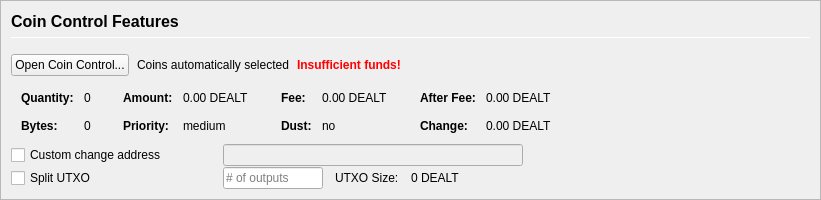
         <widget class="QFrame" name="frameCoinControl">
          <property name="sizePolicy">
           <sizepolicy hsizetype="Expanding" vsizetype="Expanding">
            <horstretch>0</horstretch>
            <verstretch>0</verstretch>
           </sizepolicy>
          </property>
          <property name="maximumSize">
           <size>
            <width>16777215</width>
            <height>16777215</height>
           </size>
          </property>
          <property name="frameShape">
           <enum>QFrame::StyledPanel</enum>
          </property>
          <property name="frameShadow">
           <enum>QFrame::Sunken</enum>
          </property>
          <layout class="QVBoxLayout" name="verticalLayoutCoinControl2">
           <property name="spacing">
            <number>0</number>
           </property>
           <property name="leftMargin">
            <number>0</number>
           </property>
           <property name="topMargin">
            <number>0</number>
           </property>
           <property name="rightMargin">
            <number>0</number>
           </property>
           <property name="bottomMargin">
            <number>0</number>
           </property>
           <item>
            <widget class="QFrame" name="frameCoinControl_BG">
             <layout class="QVBoxLayout" name="verticalLayoutCoinControl" stretch="0,0,0,0,0,0">
              <property name="spacing">
               <number>1</number>
              </property>
              <property name="leftMargin">
               <number>10</number>
              </property>
              <property name="topMargin">
               <number>10</number>
              </property>
              <item>
               <layout class="QHBoxLayout" name="horizontalLayoutCoinControl1">
                <property name="bottomMargin">
                 <number>15</number>
                </property>
                <item>
                 <layout class="QVBoxLayout" name="verticalLayout_3">
                  <property name="spacing">
                   <number>6</number>
                  </property>
                  <item>
                   <widget class="QLabel" name="labelCoinControlFeatures">
                    <property name="sizePolicy">
                     <sizepolicy hsizetype="Preferred" vsizetype="Maximum">
                      <horstretch>0</horstretch>
                      <verstretch>0</verstretch>
                     </sizepolicy>
                    </property>
                    <property name="minimumSize">
                     <size>
                      <width>0</width>
                      <height>20</height>
                     </size>
                    </property>
                    <property name="font">
                     <font>
                      <pointsize>12</pointsize>
                      <weight>75</weight>
                      <bold>true</bold>
                     </font>
                    </property>
                    <property name="styleSheet">
                     <string notr="true">font-weight:bold;</string>
                    </property>
                    <property name="text">
                     <string>Coin Control Features</string>
                    </property>
                   </widget>
                  </item>
                  <item>
                   <widget class="Line" name="line">
                    <property name="minimumSize">
                     <size>
                      <width>0</width>
                      <height>1</height>
                     </size>
                    </property>
                    <property name="maximumSize">
                     <size>
                      <width>16777215</width>
                      <height>1</height>
                     </size>
                    </property>
                    <property name="orientation">
                     <enum>Qt::Horizontal</enum>
                    </property>
                   </widget>
                  </item>
                 </layout>
                </item>
               </layout>
              </item>
              <item>
               <layout class="QHBoxLayout" name="horizontalLayoutCoinControl2" stretch="0,0,0,0">
                <property name="spacing">
                 <number>8</number>
                </property>
                <property name="bottomMargin">
                 <number>10</number>
                </property>
                <item>
                 <widget class="QPushButton" name="pushButtonCoinControl">
                  <property name="styleSheet">
                   <string notr="true"/>
                  </property>
                  <property name="text">
                   <string>Open Coin Control...</string>
                  </property>
                  <property name="autoDefault">
                   <bool>false</bool>
                  </property>
                 </widget>
                </item>
                <item>
                 <widget class="QLabel" name="labelCoinControlAutomaticallySelected">
                  <property name="text">
                   <string>Coins automatically selected</string>
                  </property>
                  <property name="margin">
                   <number>5</number>
                  </property>
                 </widget>
                </item>
                <item>
                 <widget class="QLabel" name="labelCoinControlInsuffFunds">
                  <property name="font">
                   <font>
                    <weight>75</weight>
                    <bold>true</bold>
                   </font>
                  </property>
                  <property name="styleSheet">
                   <string notr="true">color:red;font-weight:bold;</string>
                  </property>
                  <property name="text">
                   <string>Insufficient funds!</string>
                  </property>
                  <property name="margin">
                   <number>5</number>
                  </property>
                 </widget>
                </item>
                <item>
                 <spacer name="horizontalSpacerCoinControl">
                  <property name="orientation">
                   <enum>Qt::Horizontal</enum>
                  </property>
                  <property name="sizeHint" stdset="0">
                   <size>
                    <width>40</width>
                    <height>1</height>
                   </size>
                  </property>
                 </spacer>
                </item>
               </layout>
              </item>
              <item>
               <widget class="QWidget" name="widgetCoinControl" native="true">
                <property name="sizePolicy">
                 <sizepolicy hsizetype="Preferred" vsizetype="Preferred">
                  <horstretch>0</horstretch>
                  <verstretch>0</verstretch>
                 </sizepolicy>
                </property>
                <property name="minimumSize">
                 <size>
                  <width>0</width>
                  <height>0</height>
                 </size>
                </property>
                <property name="styleSheet">
                 <string notr="true"/>
                </property>
                <layout class="QHBoxLayout" name="horizontalLayoutCoinControl5">
                 <property name="leftMargin">
                  <number>0</number>
                 </property>
                 <property name="topMargin">
                  <number>0</number>
                 </property>
                 <property name="rightMargin">
                  <number>0</number>
                 </property>
                 <property name="bottomMargin">
                  <number>0</number>
                 </property>
                 <item>
                  <layout class="QHBoxLayout" name="horizontalLayoutCoinControl3" stretch="0,0,0,1">
                   <property name="spacing">
                    <number>20</number>
                   </property>
                   <property name="topMargin">
                    <number>0</number>
                   </property>
                   <property name="bottomMargin">
                    <number>10</number>
                   </property>
                   <item>
                    <layout class="QFormLayout" name="formLayoutCoinControl1">
                     <property name="horizontalSpacing">
                      <number>10</number>
                     </property>
                     <property name="verticalSpacing">
                      <number>14</number>
                     </property>
                     <property name="leftMargin">
                      <number>10</number>
                     </property>
                     <property name="topMargin">
                      <number>4</number>
                     </property>
                     <property name="rightMargin">
                      <number>6</number>
                     </property>
                     <item row="0" column="0">
                      <widget class="QLabel" name="labelCoinControlQuantityText">
                       <property name="font">
                        <font>
                         <weight>75</weight>
                         <bold>true</bold>
                        </font>
                       </property>
                       <property name="text">
                        <string>Quantity:</string>
                       </property>
                       <property name="margin">
                        <number>0</number>
                       </property>
                      </widget>
                     </item>
                     <item row="0" column="1">
                      <widget class="QLabel" name="labelCoinControlQuantity">
                       <property name="cursor">
                        <cursorShape>IBeamCursor</cursorShape>
                       </property>
                       <property name="contextMenuPolicy">
                        <enum>Qt::ActionsContextMenu</enum>
                       </property>
                       <property name="text">
                        <string notr="true">0</string>
                       </property>
                       <property name="margin">
                        <number>0</number>
                       </property>
                       <property name="textInteractionFlags">
                        <set>Qt::LinksAccessibleByMouse|Qt::TextSelectableByKeyboard|Qt::TextSelectableByMouse</set>
                       </property>
                      </widget>
                     </item>
                     <item row="1" column="0">
                      <widget class="QLabel" name="labelCoinControlBytesText">
                       <property name="font">
                        <font>
                         <weight>75</weight>
                         <bold>true</bold>
                        </font>
                       </property>
                       <property name="text">
                        <string>Bytes:</string>
                       </property>
                      </widget>
                     </item>
                     <item row="1" column="1">
                      <widget class="QLabel" name="labelCoinControlBytes">
                       <property name="cursor">
                        <cursorShape>IBeamCursor</cursorShape>
                       </property>
                       <property name="contextMenuPolicy">
                        <enum>Qt::ActionsContextMenu</enum>
                       </property>
                       <property name="text">
                        <string notr="true">0</string>
                       </property>
                       <property name="textInteractionFlags">
                        <set>Qt::LinksAccessibleByMouse|Qt::TextSelectableByKeyboard|Qt::TextSelectableByMouse</set>
                       </property>
                      </widget>
                     </item>
                    </layout>
                   </item>
                   <item>
                    <layout class="QFormLayout" name="formLayoutCoinControl2">
                     <property name="horizontalSpacing">
                      <number>10</number>
                     </property>
                     <property name="verticalSpacing">
                      <number>14</number>
                     </property>
                     <property name="leftMargin">
                      <number>6</number>
                     </property>
                     <property name="topMargin">
                      <number>4</number>
                     </property>
                     <property name="rightMargin">
                      <number>6</number>
                     </property>
                     <item row="0" column="0">
                      <widget class="QLabel" name="labelCoinControlAmountText">
                       <property name="font">
                        <font>
                         <weight>75</weight>
                         <bold>true</bold>
                        </font>
                       </property>
                       <property name="text">
                        <string>Amount:</string>
                       </property>
                       <property name="margin">
                        <number>0</number>
                       </property>
                      </widget>
                     </item>
                     <item row="0" column="1">
                      <widget class="QLabel" name="labelCoinControlAmount">
                       <property name="cursor">
                        <cursorShape>IBeamCursor</cursorShape>
                       </property>
                       <property name="contextMenuPolicy">
                        <enum>Qt::ActionsContextMenu</enum>
                       </property>
                       <property name="text">
                        <string notr="true">0.00 DEALT</string>
                       </property>
                       <property name="textInteractionFlags">
                        <set>Qt::LinksAccessibleByMouse|Qt::TextSelectableByKeyboard|Qt::TextSelectableByMouse</set>
                       </property>
                      </widget>
                     </item>
                     <item row="1" column="0">
                      <widget class="QLabel" name="labelCoinControlPriorityText">
                       <property name="font">
                        <font>
                         <weight>75</weight>
                         <bold>true</bold>
                        </font>
                       </property>
                       <property name="text">
                        <string>Priority:</string>
                       </property>
                      </widget>
                     </item>
                     <item row="1" column="1">
                      <widget class="QLabel" name="labelCoinControlPriority">
                       <property name="cursor">
                        <cursorShape>IBeamCursor</cursorShape>
                       </property>
                       <property name="contextMenuPolicy">
                        <enum>Qt::ActionsContextMenu</enum>
                       </property>
                       <property name="text">
                        <string>medium</string>
                       </property>
                       <property name="textInteractionFlags">
                        <set>Qt::LinksAccessibleByMouse|Qt::TextSelectableByKeyboard|Qt::TextSelectableByMouse</set>
                       </property>
                      </widget>
                     </item>
                    </layout>
                   </item>
                   <item>
                    <layout class="QFormLayout" name="formLayoutCoinControl3">
                     <property name="horizontalSpacing">
                      <number>10</number>
                     </property>
                     <property name="verticalSpacing">
                      <number>14</number>
                     </property>
                     <property name="leftMargin">
                      <number>6</number>
                     </property>
                     <property name="topMargin">
                      <number>4</number>
                     </property>
                     <property name="rightMargin">
                      <number>6</number>
                     </property>
                     <item row="0" column="0">
                      <widget class="QLabel" name="labelCoinControlFeeText">
                       <property name="font">
                        <font>
                         <weight>75</weight>
                         <bold>true</bold>
                        </font>
                       </property>
                       <property name="text">
                        <string>Fee:</string>
                       </property>
                       <property name="margin">
                        <number>0</number>
                       </property>
                      </widget>
                     </item>
                     <item row="0" column="1">
                      <widget class="QLabel" name="labelCoinControlFee">
                       <property name="cursor">
                        <cursorShape>IBeamCursor</cursorShape>
                       </property>
                       <property name="contextMenuPolicy">
                        <enum>Qt::ActionsContextMenu</enum>
                       </property>
                       <property name="text">
                        <string notr="true">0.00 DEALT</string>
                       </property>
                       <property name="textInteractionFlags">
                        <set>Qt::LinksAccessibleByMouse|Qt::TextSelectableByKeyboard|Qt::TextSelectableByMouse</set>
                       </property>
                      </widget>
                     </item>
                     <item row="1" column="0">
                      <widget class="QLabel" name="labelCoinControlLowOutputText">
                       <property name="font">
                        <font>
                         <weight>75</weight>
                         <bold>true</bold>
                        </font>
                       </property>
                       <property name="text">
                        <string>Dust:</string>
                       </property>
                      </widget>
                     </item>
                     <item row="1" column="1">
                      <widget class="QLabel" name="labelCoinControlLowOutput">
                       <property name="cursor">
                        <cursorShape>IBeamCursor</cursorShape>
                       </property>
                       <property name="contextMenuPolicy">
                        <enum>Qt::ActionsContextMenu</enum>
                       </property>
                       <property name="text">
                        <string>no</string>
                       </property>
                       <property name="textInteractionFlags">
                        <set>Qt::LinksAccessibleByMouse|Qt::TextSelectableByKeyboard|Qt::TextSelectableByMouse</set>
                       </property>
                      </widget>
                     </item>
                    </layout>
                   </item>
                   <item>
                    <layout class="QFormLayout" name="formLayoutCoinControl4">
                     <property name="horizontalSpacing">
                      <number>10</number>
                     </property>
                     <property name="verticalSpacing">
                      <number>14</number>
                     </property>
                     <property name="leftMargin">
                      <number>6</number>
                     </property>
                     <property name="topMargin">
                      <number>4</number>
                     </property>
                     <property name="rightMargin">
                      <number>6</number>
                     </property>
                     <item row="0" column="0">
                      <widget class="QLabel" name="labelCoinControlAfterFeeText">
                       <property name="font">
                        <font>
                         <weight>75</weight>
                         <bold>true</bold>
                        </font>
                       </property>
                       <property name="text">
                        <string>After Fee:</string>
                       </property>
                       <property name="margin">
                        <number>0</number>
                       </property>
                      </widget>
                     </item>
                     <item row="0" column="1">
                      <widget class="QLabel" name="labelCoinControlAfterFee">
                       <property name="cursor">
                        <cursorShape>IBeamCursor</cursorShape>
                       </property>
                       <property name="contextMenuPolicy">
                        <enum>Qt::ActionsContextMenu</enum>
                       </property>
                       <property name="text">
                        <string notr="true">0.00 DEALT</string>
                       </property>
                       <property name="textInteractionFlags">
                        <set>Qt::LinksAccessibleByMouse|Qt::TextSelectableByKeyboard|Qt::TextSelectableByMouse</set>
                       </property>
                      </widget>
                     </item>
                     <item row="1" column="0">
                      <widget class="QLabel" name="labelCoinControlChangeText">
                       <property name="font">
                        <font>
                         <weight>75</weight>
                         <bold>true</bold>
                        </font>
                       </property>
                       <property name="text">
                        <string>Change:</string>
                       </property>
                      </widget>
                     </item>
                     <item row="1" column="1">
                      <widget class="QLabel" name="labelCoinControlChange">
                       <property name="cursor">
                        <cursorShape>IBeamCursor</cursorShape>
                       </property>
                       <property name="contextMenuPolicy">
                        <enum>Qt::ActionsContextMenu</enum>
                       </property>
                       <property name="text">
                        <string notr="true">0.00 DEALT</string>
                       </property>
                       <property name="textInteractionFlags">
                        <set>Qt::LinksAccessibleByMouse|Qt::TextSelectableByKeyboard|Qt::TextSelectableByMouse</set>
                       </property>
                      </widget>
                     </item>
                    </layout>
                   </item>
                  </layout>
                 </item>
                </layout>
               </widget>
              </item>
              <item>
               <layout class="QHBoxLayout" name="horizontalLayoutCoinControl4">
                <property name="spacing">
                 <number>12</number>
                </property>
                <property name="sizeConstraint">
                 <enum>QLayout::SetDefaultConstraint</enum>
                </property>
                <property name="topMargin">
                 <number>0</number>
                </property>
                <property name="rightMargin">
                 <number>0</number>
                </property>
                <item>
                 <widget class="QCheckBox" name="checkBoxCoinControlChange">
                  <property name="sizePolicy">
                   <sizepolicy hsizetype="Preferred" vsizetype="Preferred">
                    <horstretch>0</horstretch>
                    <verstretch>0</verstretch>
                   </sizepolicy>
                  </property>
                  <property name="minimumSize">
                   <size>
                    <width>200</width>
                    <height>0</height>
                   </size>
                  </property>
                  <property name="maximumSize">
                   <size>
                    <width>200</width>
                    <height>16777215</height>
                   </size>
                  </property>
                  <property name="toolTip">
                   <string>If this is activated, but the change address is empty or invalid, change will be sent to a newly generated address.</string>
                  </property>
                  <property name="text">
                   <string>Custom change address</string>
                  </property>
                 </widget>
                </item>
                <item>
                 <widget class="QValidatedLineEdit" name="lineEditCoinControlChange">
                  <property name="enabled">
                   <bool>false</bool>
                  </property>
                  <property name="sizePolicy">
                   <sizepolicy hsizetype="Preferred" vsizetype="Preferred">
                    <horstretch>0</horstretch>
                    <verstretch>0</verstretch>
                   </sizepolicy>
                  </property>
                  <property name="minimumSize">
                   <size>
                    <width>300</width>
                    <height>0</height>
                   </size>
                  </property>
                 </widget>
                </item>
                <item>
                 <widget class="QLabel" name="labelCoinControlChangeLabel">
                  <property name="sizePolicy">
                   <sizepolicy hsizetype="Preferred" vsizetype="Preferred">
                    <horstretch>0</horstretch>
                    <verstretch>0</verstretch>
                   </sizepolicy>
                  </property>
                  <property name="minimumSize">
                   <size>
                    <width>100</width>
                    <height>0</height>
                   </size>
                  </property>
                  <property name="text">
                   <string/>
                  </property>
                  <property name="margin">
                   <number>3</number>
                  </property>
                 </widget>
                </item>
               </layout>
              </item>
              <item>
               <layout class="QHBoxLayout" name="horizontalLayoutCoinControl6">
                <property name="spacing">
                 <number>12</number>
                </property>
                <property name="rightMargin">
                 <number>0</number>
                </property>
                <item>
                 <widget class="QCheckBox" name="splitBlockCheckBox">
                  <property name="sizePolicy">
                   <sizepolicy hsizetype="Preferred" vsizetype="Preferred">
                    <horstretch>0</horstretch>
                    <verstretch>0</verstretch>
                   </sizepolicy>
                  </property>
                  <property name="minimumSize">
                   <size>
                    <width>200</width>
                    <height>0</height>
                   </size>
                  </property>
                  <property name="maximumSize">
                   <size>
                    <width>200</width>
                    <height>16777215</height>
                   </size>
                  </property>
                  <property name="text">
                   <string>Split UTXO</string>
                  </property>
                 </widget>
                </item>
                <item>
                 <widget class="QLineEdit" name="splitBlockLineEdit">
                  <property name="sizePolicy">
                   <sizepolicy hsizetype="Preferred" vsizetype="Preferred">
                    <horstretch>50</horstretch>
                    <verstretch>0</verstretch>
                   </sizepolicy>
                  </property>
                  <property name="minimumSize">
                   <size>
                    <width>100</width>
                    <height>0</height>
                   </size>
                  </property>
                  <property name="maximumSize">
                   <size>
                    <width>100</width>
                    <height>16777215</height>
                   </size>
                  </property>
                  <property name="placeholderText">
                   <string># of outputs</string>
                  </property>
                 </widget>
                </item>
                <item>
                 <widget class="QLabel" name="labelBlockSizeText">
                  <property name="text">
                   <string>UTXO Size:</string>
                  </property>
                 </widget>
                </item>
                <item>
                 <widget class="QLabel" name="labelBlockSize">
                  <property name="text">
                   <string>0 DEALT</string>
                  </property>
                 </widget>
                </item>
                <item>
                 <spacer name="horizontalSpacer_7">
                  <property name="orientation">
                   <enum>Qt::Horizontal</enum>
                  </property>
                  <property name="sizeHint" stdset="0">
                   <size>
                    <width>40</width>
                    <height>20</height>
                   </size>
                  </property>
                 </spacer>
                </item>
               </layout>
              </item>
              <item>
               <spacer name="verticalSpacerCoinControl">
                <property name="orientation">
                 <enum>Qt::Vertical</enum>
                </property>
                <property name="sizeHint" stdset="0">
                 <size>
                  <width>800</width>
                  <height>1</height>
                 </size>
                </property>
               </spacer>
              </item>
             </layout>
            </widget>
           </item>
          </layout>
         </widget>
